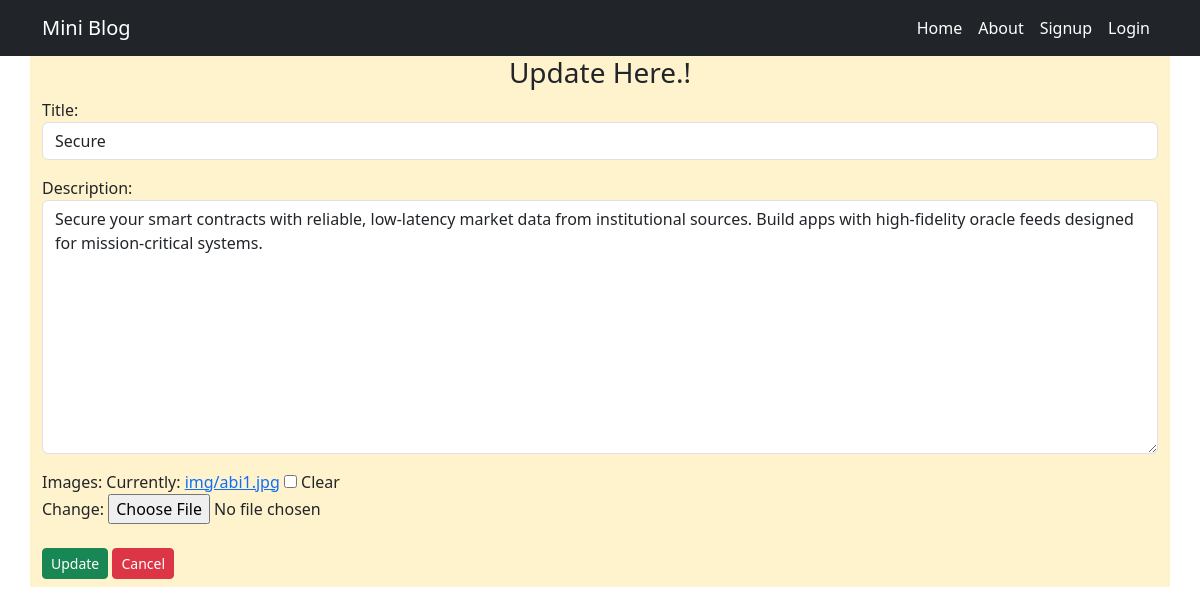
Page /updatepage/4 on the committed database.
### myapp/models.py (models this page shows)
class Posts(models.Model):
    title=models.CharField(max_length=50)
    description=models.TextField()
    profileimg=models.ImageField(upload_to="img",blank=True,null=True)

### myapp/views.py (the view)
# urls.py: path('updatepage/<int:id>', views.updatepage,name="updatepage"),
def updatepage(request,id):
    post = Posts.objects.get(id=id)
    if request.method == "POST":
        form = AddForm(request.POST,request.FILES,instance=post)
        if form.is_valid():
            form.save()
            return redirect("dashboardpage")
    else:
        form = AddForm(instance=post)
    return render(request,"update.html",{'form':form})

### myapp/forms.py
class AddForm(forms.ModelForm):
    class Meta:
        model = Posts
        fields = ['title','description','profileimg']
        labels = {'title':'Title','description':'Description','profileimg':'Images'}
        widgets={
            'title':forms.TextInput(attrs={'class':'form-control'}),
            'description':forms.Textarea(attrs={'class':'form-control'}),
        }

### myapp/templates/update.html (shortened to what this page needs)
{% extends "base.html" %}
{% load static %}
{% block content %}
<div>
    <div>
        <h3 style="text-align: center;">Update Here.!</h3>
    </div>
    <div>
        <form action="" method="POST" enctype="multipart/form-data">
            {{ form.as_p }}
            <input class="btn btn-success btn-sm mt-2 mb-2" type="submit" value="Update">
            <a class="btn btn-danger btn-sm mt-2 mb-2" href="{% url 'dashboardpage' %}">Cancel</a>
        </form>
    </div>
</div>
{% endblock content%}

### rows in the picture
Posts: title "Secure", description "Secure your smart contracts with reliable, low-latency market data from institutional sources. Build apps with high-fidelity oracle feeds designed for mission-critical systems."
